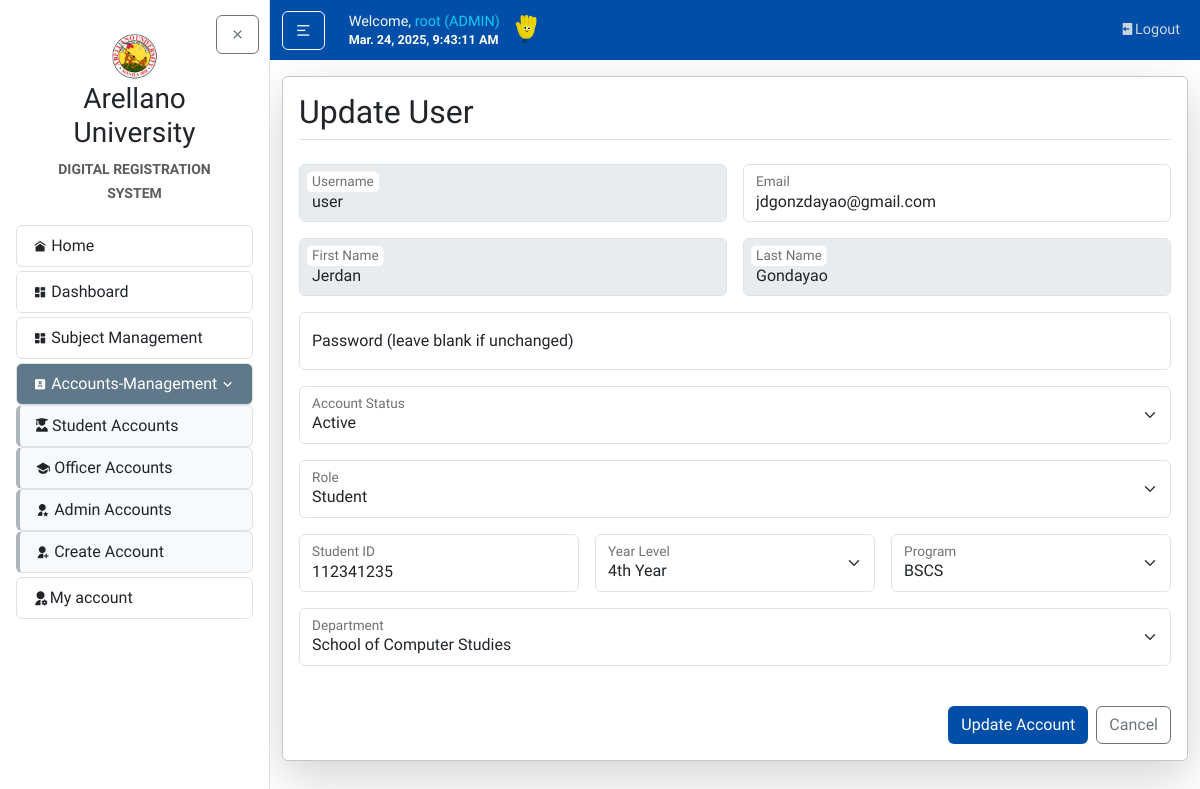
The page /accounts/update/2/ (signed in) on the database its author committed.
### accounts/models.py (models this page shows, shortened)
class CustomUser(AbstractUser):
    ROLES = (
        ('SUPERUSER', 'Superuser'),
        ('ADMIN', 'Admin'),
        ('OFFICER', 'Enrollment Officer'),
        ('STUDENT', 'Student'),
    )
    role = models.CharField(max_length=20, choices=ROLES, default='ADMIN')
    email = models.EmailField()
    created_by = models.ForeignKey(
        settings.AUTH_USER_MODEL,
        on_delete=models.SET_NULL,
        null=True,
        blank=True,
        related_name="created_users"
    )
    def __str__(self):
        return f"{self.username} ({self.role})"

class StudentProfile(models.Model):
    user = models.OneToOneField(CustomUser, on_delete=models.CASCADE)
    student_id = models.CharField(max_length=20, unique=True)
    program = models.ForeignKey(Program, on_delete=models.CASCADE)
    year_level = models.PositiveIntegerField(default=1)
    department = models.ForeignKey(Department, on_delete=models.CASCADE)

class Program(models.Model):
    department = models.ForeignKey(Department, on_delete=models.CASCADE, related_name='programs')
    name = models.CharField(max_length=100)
    class Meta:
        unique_together = ('department', 'name')
        ordering = ['name']

class Department(models.Model):
    name = models.CharField(max_length=100, unique=True)
    description = models.TextField(blank=True, null=True)

### accounts/views.py (the view, shortened to what this page needs)
# urls.py: path('update/<int:user_id>/', views.update_user, name='account-update'),
@login_required
def update_user(request, user_id):
    try:
        user_obj = CustomUser.objects.get(id=user_id)
    except CustomUser.DoesNotExist:
        messages.warning(request, "User not found")
        return redirect('student-list')
    if request.user.role not in ['ADMIN', 'OFFICER'] and request.user.id != user_obj.id:
        messages.warning(request, "You don't have permission to edit this account")
        return redirect('home')
    context = {
        'user_obj': user_obj,
        'departments': Department.objects.all(),
        'roles': ['ADMIN', 'OFFICER', 'STUDENT'] if request.user.is_superuser else []
    }
    try:
        if user_obj.role == 'STUDENT':
            profile = StudentProfile.objects.get(user=user_obj)
            context['profile'] = profile
            context['programs'] = Program.objects.filter(department=profile.department)
        elif user_obj.role == 'OFFICER':
            context['profile'] = EnrollmentOfficerProfile.objects.get(user=user_obj)
    except ObjectDoesNotExist:
        messages.warning(request, "Profile not found")
        return redirect('home')
    return render(request, 'accounts/update_user.html', context)

### accounts/templates/accounts/update_user.html (shortened to what this page needs)
{% extends "home/layout.html" %}
{% block body %}
<article class="content-section border-secondary-subtle rounded p-3 shadow-lg">
    <h2 class="mb-4 border-bottom pb-2">Update User</h2>
    <form method="post" class="needs-validation">
        <div class="row g-3">
            <div class="col-md-6">
                <div class="form-floating mb-3">
                    <input type="text" class="form-control readonly-field" id="username" name="username"
                           value="{{ user_obj.username }}" readonly placeholder="Username">
                    <label for="username">Username</label>
                </div>
            </div>
            <div class="col-md-6">
                <div class="form-floating mb-3">
                    <input type="email" class="form-control" id="email" name="email"
                           value="{{ user_obj.email }}" required placeholder="Email">
                    <label for="email">Email</label>
                </div>
            </div>
        </div>
        <div class="row g-3">
            <div class="col-md-6">
                <div class="form-floating mb-3">
                    <input type="text" class="form-control readonly-field" id="first_name" name="first_name"
                           value="{{ user_obj.first_name }}" readonly placeholder="First Name">
                    <label for="first_name">First Name</label>
                </div>
            </div>
            <div class="col-md-6">
                <div class="form-floating mb-3">
                    <input type="text" class="form-control readonly-field" id="last_name" name="last_name"
                           value="{{ user_obj.last_name }}" readonly placeholder="Last Name">
                    <label for="last_name">Last Name</label>
                </div>
            </div>
        </div>
        <div class="row g-3">
            <div class="col-12">
                <div class="form-floating mb-3">
                    <input type="password" class="form-control" id="password" name="password"
                           placeholder="Password" autocomplete="off">
                    <label for="password">Password (leave blank if unchanged)</label>
                </div>
            </div>
        </div>
        {% if request.user.role != 'STUDENT' and user_obj != request.user %}
        <div class="row g-3">
            <div class="col-12">
                <div class="form-floating mb-3">
                    <select class="form-select" id="is_active" name="is_active" required>
                        <option value="true" {% if user_obj.is_active %}selected{% endif %}>Active</option>
                    </select>
                    <label for="is_active">Account Status</label>
                </div>
            </div>
        </div>
        {% else %}
        <input type="hidden" name="is_active" value="{{ user_obj.is_active|yesno:'true,false' }}">
        {% endif %}
        {% if request.user.is_superuser %}
        <div class="row g-3">
            <div class="col-12">
                <div class="form-floating mb-3">
                    <select class="form-select" id="role" name="role" aria-label="Select role">
                        {% for role in roles %}
                            <option value="{{ role }}" {% if user_obj.role == role %}selected{% endif %}>
                                {{ role|title }}
                            </option>
                        {% endfor %}
                    </select>
                    <label for="role">Role</label>
                </div>
            </div>
        </div>
        {% else %}
        <input type="hidden" name="role" value="{{ user_obj.role }}">
        {% endif %}
        <div id="studentFields" class="row g-3">
            <div class="col-md-4">
                <div class="form-floating mb-3">
                    <input type="text" class="form-control {% if not request.user.is_superuser %}readonly-field{% endif %}"
                           id="student_id" name="student_id" value="{% if user_obj.role == 'STUDENT' %}{{ profile.student_id }}{% endif %}"
                           {% if not request.user.is_superuser %}readonly{% endif %}>
                    <label for="student_id">Student ID</label>
                </div>
            </div>
            <div class="col-md-4">
                <div class="form-floating mb-3">
                    <select class="form-select" id="year_level" name="year_level"
                            {% if user_obj == request.user %}onfocus="this.blur()" style="pointer-events: none; background-color: #e9ecef;"{% endif %}>
                        <option value="4" {% if user_obj.role == 'STUDENT' and profile.year_level == 4 %}selected{% endif %}>4th Year</option>
                    </select>
                    <label for="year_level">Year Level</label>
                </div>
            </div>
            <div class="col-md-4">
                <div class="form-floating mb-3">
                    <select class="form-select" id="program" name="program" required>
                        {% for prog in programs %}
                            <option value="{{ prog.id }}" {% if profile.program.id == prog.id %}selected{% endif %}>
                                {{ prog.name }}
                            </option>
                        {% endfor %}
                    </select>
                    <label for="program">Program</label>
                </div>
            </div>
        </div>
        <div id="departmentRow" class="row g-3">
            <div class="col-12">
                <div class="form-floating mb-3">
                    {% if request.user.is_superuser or request.user.role == "ADMIN" %}
                        <select class="form-select" id="department" name="department" required>
                            {% for dept in departments %}
                            <option value="{{ dept.id }}"
                                {% if profile.department.id == dept.id %}selected{% endif %}>
                                {{ dept.name }}
                            </option>
                            {% endfor %}
                        </select>
                    {% else %}
                        <input type="text" class="form-control readonly-field"
                               value="{{ profile.department.name }}" readonly>
                        <input type="hidden" name="department"
                               value="{{ profile.department.id }}">
                    {% endif %}
                    <label for="department">Department</label>
                </div>
            </div>
        </div>
        <div class="mt-4 d-flex justify-content-end gap-2">
            <button type="submit" class="btn myPrimary text-white">
                Update Account
            </button>
            <a href="{% url 'student-list' %}" class="btn btn-outline-secondary">
                Cancel
            </a>
        </div>
    </form>
</article>
{% endblock body %}

### home/templates/home/layout.html (shortened to what this page needs)
{% load static %}
<!DOCTYPE html>
<html lang="en">
<head>
  <link rel="stylesheet" type="text/css" href="{% static 'home/main.css' %}">
  <link href="https://cdn.jsdelivr.net/npm/bootstrap@5.3.3/dist/css/bootstrap.min.css" rel="stylesheet">
  <link rel="stylesheet" href="https://cdnjs.cloudflare.com/ajax/libs/remixicon/4.6.0/remixicon.css">
  <link rel="stylesheet" href="//cdn.datatables.net/2.2.2/css/dataTables.dataTables.min.css">
  <link rel="stylesheet" href="https://cdn.jsdelivr.net/npm/flatpickr/dist/flatpickr.min.css">
</head>
<body>
    <div class="full-nav-bg"></div>
    <div id="page-wrapper" class="d-flex" style="min-height: 100vh;">
        {% include "home/sidebar.html" %}
        <div id="content-wrapper" class="flex-grow-1">
            <header class="site-header">
                <nav class="navbar navbar-expand-md ">
                    <div class="container">
                        <div class="navbar-nav align-items-xl-center">
                            <button id="sidebarToggle" class="btn btn-outline-light me-3 my-auto">
                                <i class="ri-menu-2-line"></i>
                            </button>
                        </div>
                        <div class="ms-2 me-auto my-auto">
                            <h5 class="d-flex align-items-end gap-1 mb-1">
                                <span class="text-light nav-font">
                                    {% if user.is_authenticated %}
                                        Welcome, <span class="text-info">{{ request.user }} {{ request.user.userprofile.userrole }}</span> <br>
                                    {% endif %}
                                    <small id="clock" class="my-auto text-white fw-bold"></small>
                                </span>
                                <span><img src="{% static "home/images/hand.gif" %}" alt="" style="height: 2em; width: auto; vertical-align: middle;"></span>
                            </h5>
                        </div>
                        <div class="navbar-nav ms-auto nav-font">
                            {% if user.is_authenticated %}
                                <a class="nav-item nav-link" href="{% url "logout" %}"><i class="ri-logout-box-fill "></i>Logout</a>
                            {% endif %}
                        </div>
                    </div>
                </nav>
            </header>
            <main id="main-content" role="main" class="container mt-3">
                <div class="row">
                    <div class="col">
                    {% block body %}{% endblock %}
                    </div>
                </div>
            </main>
        </div>
    </div>
</body>
</html>

### home/static/home/main.css (style rules this page uses)
body { background: #fafafa; color: #333333; font-family: 'Varela Round', sans-serif!important; }
h1, h2, h3, h4, h5, h6 { color: #444444; font-size: calc(1rem + 0.8vw); margin-bottom: 1rem; }
.myPrimary { background-color: #004EA8!important; }
.full-nav-bg { position: fixed; top: 0; left: 0; width: 100%; height: 60px; background-color: #004EA8; z-index: 1000; }
.site-header { position: sticky; top: 0; z-index: 1000; }
.navbar-nav { flex-wrap: wrap; gap: 0.5rem; }
.navbar-nav .nav-link { color: #cbd5db; transition: color 0.2s ease; }
.nav-font { font-size: clamp(0.7rem, 1.2vw, 1rem); }
.content-section { background: #ffffff; padding: 1.25rem; border: 1px solid #dddddd; border-radius: 0.5rem; margin-bottom: 1.5rem; }
#page-wrapper { min-height: 100vh; overflow: hidden; }
#content-wrapper { flex: 1; overflow-y: auto; height: 100vh; }
button, input[type="submit"] { margin-top: 10px; }
.container { max-width: 1490px!important; }
html { scroll-behavior: smooth; }

### accounts/templates/accounts/update_user.html (style rules this page uses)
.form-control, .form-select { width: 100% !important; }
.readonly-field { background-color: #e9ecef !important; }
#studentFields, #departmentRow { display: none; }

### rows shown on the page
CustomUser: user "root (ADMIN)"
CustomUser: username "user", email "jdgonzdayao@gmail.com", first_name "Jerdan", last_name "Gondayao", is_active "Active", role "Student", year_level "4th Year"
StudentProfile: student_id "112341235", program "BSCS", department "School of Computer Studies"
